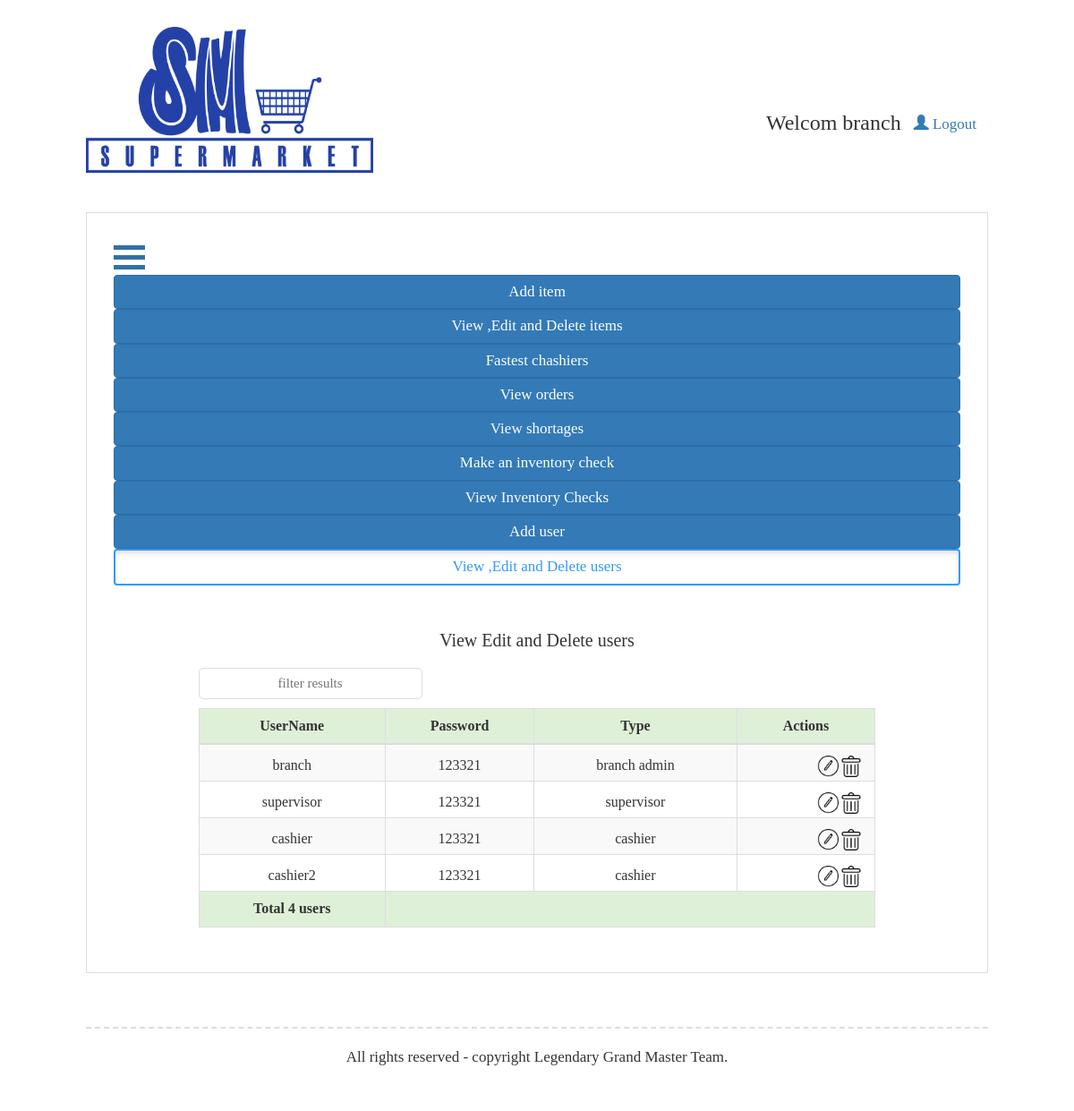
The app's page /SuperMarket/index.php?page=controllers/viewUsers_c (signed in) with its own data.
### tables this page shows
CREATE TABLE `users` (
  `id` int(11) NOT NULL AUTO_INCREMENT,
  `userName` varchar(100) NOT NULL,
  `password` varchar(100) NOT NULL,
  `type` int(11) NOT NULL,
  PRIMARY KEY (`id`)
);

### SuperMarket/includes/autoLoader.php (called while the page is built, shortened)
<?php
function autoLoader($classname)
{
    $dirs=array('/models/','models/','../models/','http://localhost/supermarket/models/','/includes/','includes/','../includes/','http://localhost/supermarket//includes/',"/controllers/","controllers/","../controllers/","http://localhost/supermarket/controllers/");
    $formats=array('%s.php','%s.php.inc','%s.class.php','class.%s.php');
    foreach ($dirs as $dir) {
        foreach ($formats as $format) {
            $path=$dir.sprintf($format,$classname);
            if(file_exists($path    ))
            {
                return true;
            }
        }
    }
}

### SuperMarket/includes/dataBaseVars.php (called while the page is built)
<?php
$host="localhost";
$user="root";
$password="134679852";
$dataBase="supermarket";
$port="3306";

### SuperMarket/models/DataBase.php (called while the page is built, shortened)
<?php
class DataBase {
    private $host;
    private $userName;
    private $password;
    private $dataBase;
    private $port;
    public function DataBase($dataBaseVars)
    {
        if(is_file($dataBaseVars)&& file_exists($dataBaseVars))
        {
              $this->host=$host;
              $this->userName=$user;
              $this->password=$password;
              $this->dataBase=$dataBase;
              $this->port=$port;
        }
        else {
            throw new Exception("the file ".$dataBaseVars."is not found");
        }
    }
    public function connect()
    {
        $this->connection=new mysqli($this->host,  $this->userName,  $this->password,  $this->dataBase,  $this->port);
        return $this->connection;
    }
}

### SuperMarket/models/Display.php (called while the page is built, shortened)
<?php
class Display extends DataBase {
    private $table;
    private $connection;
    public function Display($table, $vars = null) {
        $this->table = $table;
        $this->connection = $this->connect();
    }
    public function getALLData($orderBy = null) {
        if ($orderBy != null) {
            $orderBy = "order by " . $orderBy;
        }
        $query = "select *from $this->table $orderBy";
        $result = $this->connection->query($query);
        $num = $result->num_rows;
        if ($num > 0) {
            for ($i = 0; $i < $num; $i++) {
                $data[$i] = $result->fetch_assoc();
            }
            return $data;
        } else
            return FALSE;
    }
}

### SuperMarket/views/viewUsersView.php (the view, shortened to what this page needs)
<?php
$types[] = "cashier";
$types[] = "supervisor";
$types[] = "branch admin";
?>
<h2 class="sectionTitle">View Edit and Delete users</h2>
<div class="formSection" style="margin:0 0!important;clear:both"><input oninput="    filter(event,1,[],[0],itemsTable,itemsFooter)" style="height:35px" type="text" placeholder="filter results" onfocus="this.placeholder = ''" onblur="this.placeholder = 'filter results'" ></div>
<div class="tableParent">
    <table id="itemsTable" class=" table table-striped table-hover table-bordered">
        <thead>
            <tr class="success">
                <th scope="col">UserName</th>
                <th scope="col">Password</th>
                <th scope="col">Type</th>
                <th scope="col">Actions</th>
            </tr>
        </thead>
        <tfoot>
            <tr class="success">
                <th scope="row">Total <?php echo count($usersData);?> users</th>
                <td colspan="4"></td>
            </tr>
        </tfoot>
        <tbody>
               <?php
                    for($i = 0; $i < count($usersData); $i++ )
                    {
                        echo "<tr>";
                        echo "
                    <td>{$usersData[$i]['userName']}</td>
                    <td>{$usersData[$i]['password']}</td>
                    <td>{$types[$usersData[$i]['type'] - 1]}</td>
                    <td>
                        <a title ='delete this item' class='action' id='deleteAction' style='cursor:pointer' data-id='{$usersData[$i]["id"]}' onclick='displayConfirmModal(event,\"viewUsers_c\")'><img src='{$site}delete.png'/></a>
                        <a title='edit this item' class='action' id='editAction' href='?page=controllers/viewUsers_c&action=edit&id={$usersData[$i]["id"]}'><img src='{$site}edit.png'></a>
                    </td>";
                    echo "</tr>";
                    }
                    ?>
        </tbody>
    </table>
</div>

### SuperMarket/index.php (shortened to what this page needs)
<?php
$type = $_SESSION['type'];
include'includes/autoLoader.php';
$sides[] = "cashierSideView";
$sides[] = "supervisorSideView";
$sides[] = "branchAdminSideView";
?>
<!DOCTYPE html>
<html>
    <head>
        <link href="styles/fonts-min.css" rel="stylesheet" type="text/css"/>
        <link href="styles/reset-min.css" rel="stylesheet" type="text/css"/>
        <link href="styles/bootstrap.min.css" rel="stylesheet" type="text/css" media="screen"/>
        <link href="styles/styles.css" rel="stylesheet" type="text/css"/>
    </head>
    <body>
        <header id="mainHeader">
            <a href='' class="logoborder">
                <div id="logo">
                </div>
            </a>
            <h3 id="welcome">Welcom  <?php echo $_SESSION["userName_sm"]; ?> <a href="?page=controllers/logout_c" class="btn btn-toolbar"><span class="glyphicon glyphicon-user"></span> Logout</a></h3>
        </header>
        <section id="container" >
            <?php
            include "views/" . $sides[$type - 1] . ".php";
            ?>
            <section id="content">
                <?php
                try {
                    if (isset($_GET['page']) && $_GET['page']) {
                        $url = $_GET['page'] . ".php";
                        if (is_file($url) && file_exists($url))
                            include $url;
                        else
                            echo"<h2 class='sectionTitle error'>ther requested file is not found</h2>";
                    } else
                        echo"<h2 class='sectionTitle'>Welcome to the application <br/><span class='smile'><span class='eye'>:</span>)</span></h2><div class='loading'>:::</div>";
                } catch (Exception $ex) {
                    $ex->getMessage();
                }
                ?>
            </section>
        </section>
        <footer id="footer">
            <address>
                All rights reserved - copyright Legendary Grand Master Team.
            </address>
        </footer>
    </body>
</html>

### SuperMarket/views/branchAdminSideView.php (shortened to what this page needs)
<?php
$page = $_GET['page'];
$classes[$page] = "active";
$active[$page] = "background-color:white;color:#3399ff;border:2px solid #3399ff;";
?>
<aside id="sidebar">
    <nav id="nav">
        <a  style="font-size:15px;" onclick="toggle(this)" class="toggle"><div class="bar1"></div><div class="bar2"></div> <div class="bar3"></div></a>
        <ul id="navMenu">
            <li class="navElement"><a class="btn btn-primary <?php echo $classes['controllers/addNewItem_c'] ?>" style="<?php echo $active['controllers/addNewItem_c'] ?> " href="?page=controllers/addNewItem_c#content">Add item </a></li>
            <li class="navElement"><a class="btn btn-primary <?php echo $classes['controllers/viewItems_c'] ?>" style="<?php echo $active['controllers/viewItems_c'] ?> " href="?page=controllers/viewItems_c#content">View ,Edit and Delete items</a></li>
            <li class="navElement"><a class="btn btn-primary <?php echo $classes['controllers/viewFastestCashiers_c'] ?>" style="<?php echo $active['controllers/viewFastestCashiers_c'] ?> " href="?page=controllers/viewFastestCashiers_c#content">Fastest chashiers</a></li>
            <li class='navElement' id = 'toggledMenu'><a class='btn btn-primary'>View orders</a>
            </li>
            <li class="navElement"><a class="btn btn-primary <?php echo $classes['controllers/viewShortages_c'] ?>" style="<?php echo $active['controllers/viewShortages_c'] ?> "  href="?page=controllers/viewShortages_c#content">View shortages</a></li>
            <li class="navElement"><a class="btn btn-primary <?php echo $classes['controllers/makeInventoryCheck_c'] ?>" style="<?php echo $active['controllers/makeInventoryCheck_c'] ?> "  href="?page=controllers/makeInventoryCheck_c#content">Make an inventory check</a></li>
            <li class='navElement' id = 'toggledMenu2'><a class='btn btn-primary'>View Inventory Checks</a>
            <li class="navElement"><a class="btn btn-primary <?php echo $classes['controllers/addUser_c'] ?>" style="<?php echo $active['controllers/addUser_c'] ?> "  href="?page=controllers/addUser_c#content">Add user</a></li>
            <li class="navElement"><a class="btn btn-primary <?php echo $classes['controllers/viewUsers_c'] ?>" style="<?php echo $active['controllers/viewUsers_c'] ?> "  href="?page=controllers/viewUsers_c#content">View ,Edit and Delete users</a></li>
        </ul>
    </nav>
</aside>

### SuperMarket/controllers/viewUsers_c.php (shortened to what this page needs)
<?php
function defaultDisplay() {
    try {
        $displayObject = new Display("users");
        $usersData = $displayObject->getALLData("type desc");
        include "views/viewUsersView.php";
    } catch (Exception $ex) {
        echo $ex->getMessage();
    }
}
$validator = new Validator();
try {
    $displayObject = new Display("users");
    $usersData = $displayObject->getALLData("type desc");
} catch (Exception $ex) {
    echo $ex->getMessage();
}
if ($_GET['action'] && ($_GET['action'] == "delete" || $_GET['action'] == "edit") && $_GET['id']) {
    $usersData = null;
    try {
        $_GET = $validator->santasizeArray($_GET);
        $id = $validator->santasizeString($_GET['id']);
        $id = $validator->cleantIt($id, false);
        if (!$validator->isValidRequired($id))
            throw new Exception("<div class='sectionTitle error'>the id  must not be empty </div>");
        if ($_GET['action'] == "delete") {
            if ($_GET['confirm'] && $_GET['confirm'] == "Yes") {
                $displayUser = new Display("users");
                $userInfo = displayItem($id);
                $rows = $displayUser->getColumnsDataBycolumns(['type' => $userInfo['type']], 'id', ['id']);
                if (count($rows) <= 1)
                    throw new Exception("<div class='sectionTitle error'>at least one branch admin must exist </div>");
                $deleteUser = new Delete("users");
                if (!$deleteUser->doesDataExist("id", $id))
                    throw new Exception("<div class='sectionTitle error'>the user  doesn't exist </div>");
                $deleteUser->deleteDataById("id", $id);
                echo "<div class='sectionTitle actionMessage'> deleted successfully </div>";
                $deleteUser->close();
            }
            else {
                defaultDisplay();
            }
        } else if ($_GET['action'] == "edit") {
            $displayObject = new Display("users");
            if (!$displayObject->dataExists("id", $id)) {
                $displayObject->close();
                throw new Exception("<div class='sectionTitle error'>the user  doesn't exist </div>");
            }
            $userToDisplay = displayItem($id);
            $userId = $id;
            $edit = true;
            include 'views/addUserView.php';
        } else {
            defaultDisplay();
        }
    } catch (Exception $ex) {
        echo $ex->getMessage();
    }
} elseif ($usersData == FALSE) {
    echo "<h2 class='sectionTitle'>No users to view</h2>";
} else {
    defaultDisplay();
}

### SuperMarket/styles/styles.css (style rules this page uses)
#navMenu { display:inline; }
.bar1, .bar2, .bar3 { width: 35px; height: 5px; background-color: #3071a9; margin: 6px 0; transition: 0.4s; }
#mainHeader { display: block; margin:30px 8%; }
#logo { display: inline-block; background-image: url(../logo.png); background-repeat: no-repeat; background-size: 321px 163px; height: 163px; width:321px; }
#welcome { font-family:cursive; float:right; margin-top: 90px; }
#welcome a { font-family: cursive; font-size: 17px; }
#container { margin:10px 8%; display: block; border:1px solid #ddd; overflow: hidden; padding:30px; }
#sidebar { float:left; display: inline; min-width: 256px; width:20%; }
#navMenu li { display: block; }
.navElement { width: 100%; margin:6px 0; }
.navElement a { width: 100%; text-align: left; font-family:cursive; font-size:17px; }
#content { display: inline; float: left; width: 75%; margin-left: 40px; }
#footer { display: block; clear:both; min-height: 100%; margin:60px 8%; overflow: hidden; border-top:2px dashed #ddd; }
#footer address { font-family:cursive; font-size:17px; text-align: center; margin: 20px 0; }
.sectionTitle { font-family: cursive; font-size:20px; text-align: center; margin: 0; margin-bottom: 20px; }
.formSection { float:left; margin:50px 25%; }
.formSection input ,.formSection a { float: right; width: 250px; height: 40px; padding: 5px; border-radius: 5px; border: 1px solid #ddd; margin: 0; margin-bottom: 10px; font-family: cursive; font-size: 15px; text-align: center; clear:right; }
.tableParent { max-height: 1000px; overflow: auto; float:left; width: 100%; overflow: auto; }
#itemsTable { float:left; font-family: cursive; }
#itemsTable { text-align: center; vertical-align: middle; }
#itemsTable td { padding:12px; padding-bottom: 0; overflow: hidden; font-size: 16px; }
#itemsTable tr.success { font-family: cursive; font-size: 15px; text-align: center; }
#itemsTable tr.success th { font-weight: bold; text-align: center; font-size: 16px; }
#itemsTable tfoot { font-weight: bold; }
#itemsTable tfoot td { color:green; font-size: 15px; }
.action img { max-width: 24px; margin: 0 auto; margin-bottom: 4px; margin-right:2px; height: auto; float:right; }
@media screen and (max-width: 1500px) { #sidebar { display: block; width:100%; margin-bottom: 50px; } }
@media screen and (max-width: 1500px) { #navMenu li { display: inline ; } }
@media screen and (max-width: 1500px) { .navElement { width: 50%; margin:6px 0; } }
@media screen and (max-width: 1500px) { .navElement a { text-align: center; } }
@media screen and (max-width: 1500px) { #content { display: block; float: left; margin:0 10%; width: 80%; overflow: hidden; } }
@media screen and (max-width: 1500px) { .tableParent { float:left; overflow: auto; } }
@media screen and (max-width: 1500px) { #content table { width: 100%; } }
@media screen and (max-width: 1500px) { .formSection input { float: left; } }
#mainHeader ,#container ,#footer { -webkit-transition: all 1s ease-in-out; -moz-transition: all 1s ease-in-out; position: relative; -webkit-animation-name: animatebottom; -webkit-animation-duration: 1s; animation-name: animatebottom; animation-duration: 1s }

### records on screen
users: userName "branch", password "123321", type "branch admin"
users: userName "supervisor", password "123321", type "supervisor"
users: userName "cashier", password "123321", type "cashier"
users: userName "cashier2", password "123321", type "cashier"

### other values on screen
$_SESSION["userName_sm"] "branch"
count($usersData) "4"
